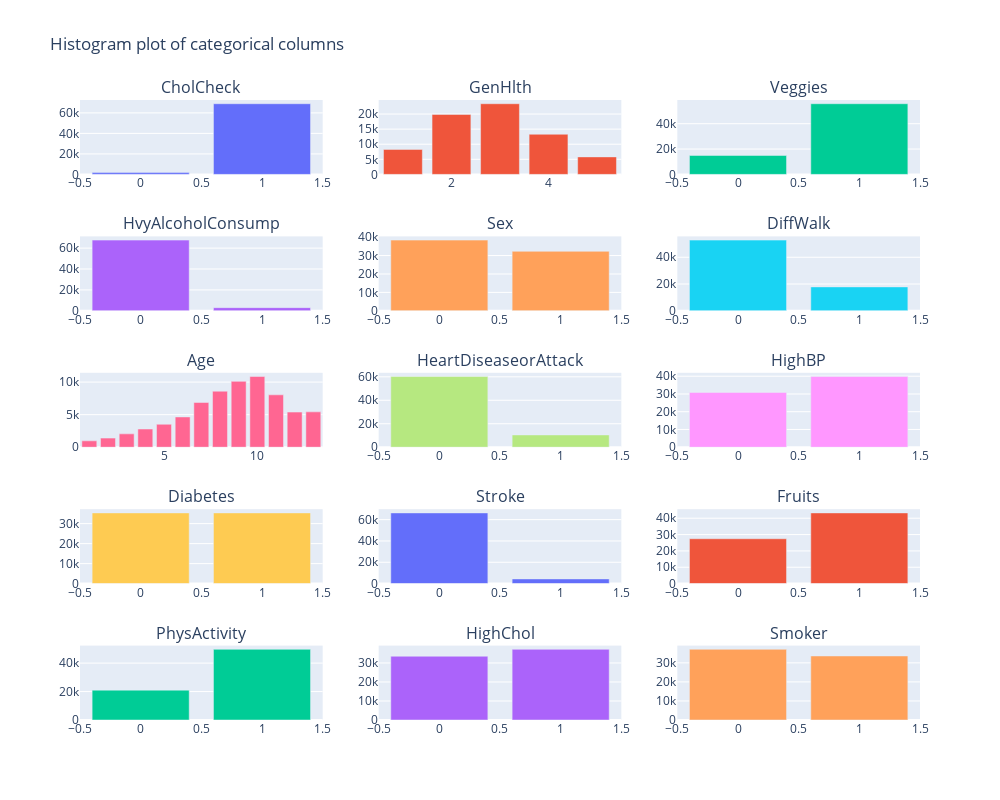

This figure's notebook cell:
### Code cell
n_cols = 3
n_rows = n_rows = int(np.ceil(len(categorical_d.copy()) / n_cols))

"""Histogram using plotly"""
fig = make_subplots(rows=n_rows, cols=n_cols,
                    subplot_titles=tuple(categorical_d.copy()))

for i, col in enumerate(categorical_d.copy()):
    counts = data_dict['D'][col].value_counts()
    fig.add_trace(go.Bar(name=col, x=counts.index, y=counts.values), 
                  row=i//n_cols + 1,
                  col=i%n_cols + 1)

fig.update_layout(title="Histogram plot of categorical columns",
                 height=800,
                 width=1000,
                 showlegend=False)

### Figure 1 — Plotly figure (JSON) as saved in the notebook; plotly's stock layout.template omitted (floating-point values rounded to 4 significant figures)
{"data": [{"name": "CholCheck", "type": "bar", "x": [1, 0], "xaxis": "x", "y": [68943, 1749], "yaxis": "y"}, {"name": "GenHlth", "type": "bar", "x": [3, 2, 4, 1, 5], "xaxis": "x2", "y": [23427, 19872, 13303, 8282, 5808], "yaxis": "y2"}, {"name": "Veggies", "type": "bar", "x": [1, 0], "xaxis": "x3", "y": [55760, 14932], "yaxis": "y3"}, {"name": "HvyAlcoholConsump", "type": "bar", "x": [0, 1], "xaxis": "x4", "y": [67672, 3020], "yaxis": "y4"}, {"name": "Sex", "type": "bar", "x": [0, 1], "xaxis": "x5", "y": [38386, 32306], "yaxis": "y5"}, {"name": "DiffWalk", "type": "bar", "x": [0, 1], "xaxis": "x6", "y": [52826, 17866], "yaxis": "y6"}, {"name": "Age", "type": "bar", "x": [10, 9, 8, 11, 7, 13, 12, 6, 5, 4, 3, 2, 1], "xaxis": "x7", "y": [10856, 10112, 8603, 8044, 6872, 5426, 5394, 4648, 3520, 2793, 2049, 1396, 979], "yaxis": "y7"}, {"name": "HeartDiseaseorAttack", "type": "bar", "x": [0, 1], "xaxis": "x8", "y": [60243, 10449], "yaxis": "y8"}, {"name": "HighBP", "type": "bar", "x": [1, 0], "xaxis": "x9", "y": [39832, 30860], "yaxis": "y9"}, {"name": "Diabetes", "type": "bar", "x": [0, 1], "xaxis": "x10", "y": [35346, 35346], "yaxis": "y10"}, {"name": "Stroke", "type": "bar", "x": [0, 1], "xaxis": "x11", "y": [66297, 4395], "yaxis": "y11"}, {"name": "Fruits", "type": "bar", "x": [1, 0], "xaxis": "x12", "y": [43249, 27443], "yaxis": "y12"}, {"name": "PhysActivity", "type": "bar", "x": [1, 0], "xaxis": "x13", "y": [49699, 20993], "yaxis": "y13"}, {"name": "HighChol", "type": "bar", "x": [1, 0], "xaxis": "x14", "y": [37163, 33529], "yaxis": "y14"}, {"name": "Smoker", "type": "bar", "x": [0, 1], "xaxis": "x15", "y": [37094, 33598], "yaxis": "y15"}], "layout": {"annotations": [{"font": {"size": 16}, "showarrow": false, "text": "CholCheck", "x": 0.1444, "xanchor": "center", "xref": "paper", "y": 1, "yanchor": "bottom", "yref": "paper"}, {"font": {"size": 16}, "showarrow": false, "text": "GenHlth", "x": 0.5, "xanchor": "center", "xref": "paper", "y": 1, "yanchor": "bottom", "yref": "paper"}, {"font": {"size": 16}, "showarrow": false, "text": "Veggies", "x": 0.8556, "xanchor": "center", "xref": "paper", "y": 1, "yanchor": "bottom", "yref": "paper"}, {"font": {"size": 16}, "showarrow": false, "text": "HvyAlcoholConsump", "x": 0.1444, "xanchor": "center", "xref": "paper", "y": 0.78, "yanchor": "bottom", "yref": "paper"}, {"font": {"size": 16}, "showarrow": false, "text": "Sex", "x": 0.5, "xanchor": "center", "xref": "paper", "y": 0.78, "yanchor": "bottom", "yref": "paper"}, {"font": {"size": 16}, "showarrow": false, "text": "DiffWalk", "x": 0.8556, "xanchor": "center", "xref": "paper", "y": 0.78, "yanchor": "bottom", "yref": "paper"}, {"font": {"size": 16}, "showarrow": false, "text": "Age", "x": 0.1444, "xanchor": "center", "xref": "paper", "y": 0.56, "yanchor": "bottom", "yref": "paper"}, {"font": {"size": 16}, "showarrow": false, "text": "HeartDiseaseorAttack", "x": 0.5, "xanchor": "center", "xref": "paper", "y": 0.56, "yanchor": "bottom", "yref": "paper"}, {"font": {"size": 16}, "showarrow": false, "text": "HighBP", "x": 0.8556, "xanchor": "center", "xref": "paper", "y": 0.56, "yanchor": "bottom", "yref": "paper"}, {"font": {"size": 16}, "showarrow": false, "text": "Diabetes", "x": 0.1444, "xanchor": "center", "xref": "paper", "y": 0.34, "yanchor": "bottom", "yref": "paper"}, {"font": {"size": 16}, "showarrow": false, "text": "Stroke", "x": 0.5, "xanchor": "center", "xref": "paper", "y": 0.34, "yanchor": "bottom", "yref": "paper"}, {"font": {"size": 16}, "showarrow": false, "text": "Fruits", "x": 0.8556, "xanchor": "center", "xref": "paper", "y": 0.34, "yanchor": "bottom", "yref": "paper"}, {"font": {"size": 16}, "showarrow": false, "text": "PhysActivity", "x": 0.1444, "xanchor": "center", "xref": "paper", "y": 0.12, "yanchor": "bottom", "yref": "paper"}, {"font": {"size": 16}, "showarrow": false, "text": "HighChol", "x": 0.5, "xanchor": "center", "xref": "paper", "y": 0.12, "yanchor": "bottom", "yref": "paper"}, {"font": {"size": 16}, "showarrow": false, "text": "Smoker", "x": 0.8556, "xanchor": "center", "xref": "paper", "y": 0.12, "yanchor": "bottom", "yref": "paper"}], "height": 800, "showlegend": false, "title": {"text": "Histogram plot of categorical columns"}, "width": 1000, "xaxis": {"anchor": "y", "domain": [0, 0.2889]}, "xaxis10": {"anchor": "y10", "domain": [0, 0.2889]}, "xaxis11": {"anchor": "y11", "domain": [0.3556, 0.6444]}, "xaxis12": {"anchor": "y12", "domain": [0.7111, 1]}, "xaxis13": {"anchor": "y13", "domain": [0, 0.2889]}, "xaxis14": {"anchor": "y14", "domain": [0.3556, 0.6444]}, "xaxis15": {"anchor": "y15", "domain": [0.7111, 1]}, "xaxis2": {"anchor": "y2", "domain": [0.3556, 0.6444]}, "xaxis3": {"anchor": "y3", "domain": [0.7111, 1]}, "xaxis4": {"anchor": "y4", "domain": [0, 0.2889]}, "xaxis5": {"anchor": "y5", "domain": [0.3556, 0.6444]}, "xaxis6": {"anchor": "y6", "domain": [0.7111, 1]}, "xaxis7": {"anchor": "y7", "domain": [0, 0.2889]}, "xaxis8": {"anchor": "y8", "domain": [0.3556, 0.6444]}, "xaxis9": {"anchor": "y9", "domain": [0.7111, 1]}, "yaxis": {"anchor": "x", "domain": [0.88, 1]}, "yaxis10": {"anchor": "x10", "domain": [0.22, 0.34]}, "yaxis11": {"anchor": "x11", "domain": [0.22, 0.34]}, "yaxis12": {"anchor": "x12", "domain": [0.22, 0.34]}, "yaxis13": {"anchor": "x13", "domain": [0, 0.12]}, "yaxis14": {"anchor": "x14", "domain": [0, 0.12]}, "yaxis15": {"anchor": "x15", "domain": [0, 0.12]}, "yaxis2": {"anchor": "x2", "domain": [0.88, 1]}, "yaxis3": {"anchor": "x3", "domain": [0.88, 1]}, "yaxis4": {"anchor": "x4", "domain": [0.66, 0.78]}, "yaxis5": {"anchor": "x5", "domain": [0.66, 0.78]}, "yaxis6": {"anchor": "x6", "domain": [0.66, 0.78]}, "yaxis7": {"anchor": "x7", "domain": [0.44, 0.56]}, "yaxis8": {"anchor": "x8", "domain": [0.44, 0.56]}, "yaxis9": {"anchor": "x9", "domain": [0.44, 0.56]}}}
